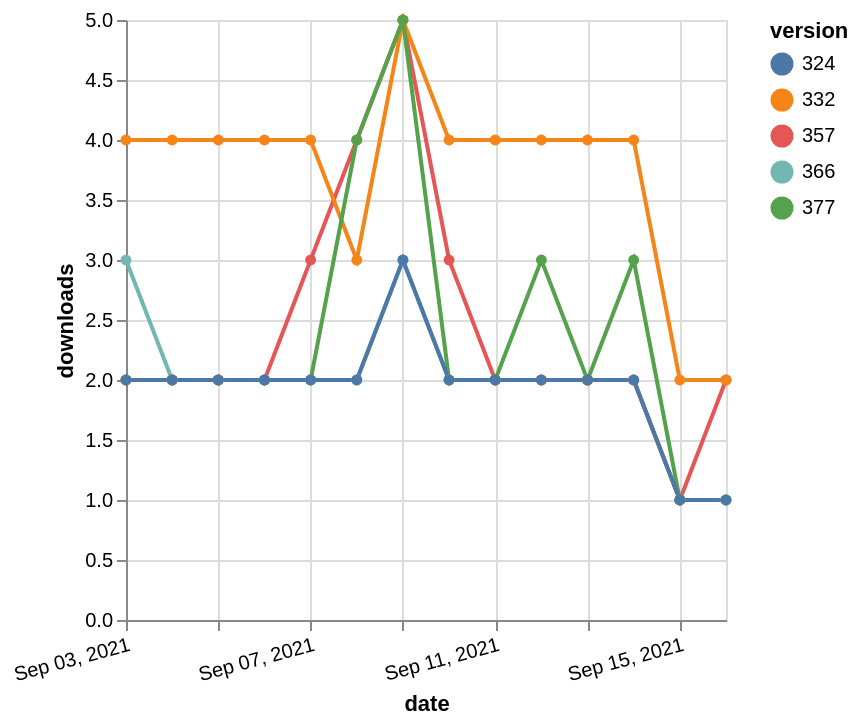

The Vega-Lite source for this figure:
### Vega-Lite specification from a JSON file in a GitHub repository (floating-point values rounded to 4 significant figures)
{"$schema": "https://vega.github.io/schema/vega-lite/v5.json", "description": "A simple bar chart with embedded data.", "data": {"values": [{"date": "2021-09-03", "total": 2309, "delta": 3, "version": "366"}, {"date": "2021-09-04", "total": 2311, "delta": 2, "version": "366"}, {"date": "2021-09-05", "total": 2313, "delta": 2, "version": "366"}, {"date": "2021-09-06", "total": 2315, "delta": 2, "version": "366"}, {"date": "2021-09-07", "total": 2317, "delta": 2, "version": "366"}, {"date": "2021-09-08", "total": 2319, "delta": 2, "version": "366"}, {"date": "2021-09-09", "total": 2322, "delta": 3, "version": "366"}, {"date": "2021-09-10", "total": 2324, "delta": 2, "version": "366"}, {"date": "2021-09-11", "total": 2326, "delta": 2, "version": "366"}, {"date": "2021-09-12", "total": 2328, "delta": 2, "version": "366"}, {"date": "2021-09-13", "total": 2330, "delta": 2, "version": "366"}, {"date": "2021-09-14", "total": 2332, "delta": 2, "version": "366"}, {"date": "2021-09-15", "total": 2333, "delta": 1, "version": "366"}, {"date": "2021-09-16", "total": 2334, "delta": 1, "version": "366"}, {"date": "2021-09-03", "total": 2896, "delta": 2, "version": "357"}, {"date": "2021-09-04", "total": 2898, "delta": 2, "version": "357"}, {"date": "2021-09-05", "total": 2900, "delta": 2, "version": "357"}, {"date": "2021-09-06", "total": 2902, "delta": 2, "version": "357"}, {"date": "2021-09-07", "total": 2905, "delta": 3, "version": "357"}, {"date": "2021-09-08", "total": 2909, "delta": 4, "version": "357"}, {"date": "2021-09-09", "total": 2914, "delta": 5, "version": "357"}, {"date": "2021-09-10", "total": 2917, "delta": 3, "version": "357"}, {"date": "2021-09-11", "total": 2919, "delta": 2, "version": "357"}, {"date": "2021-09-12", "total": 2921, "delta": 2, "version": "357"}, {"date": "2021-09-13", "total": 2923, "delta": 2, "version": "357"}, {"date": "2021-09-14", "total": 2925, "delta": 2, "version": "357"}, {"date": "2021-09-15", "total": 2926, "delta": 1, "version": "357"}, {"date": "2021-09-16", "total": 2928, "delta": 2, "version": "357"}, {"date": "2021-09-03", "total": 4907, "delta": 4, "version": "332"}, {"date": "2021-09-04", "total": 4911, "delta": 4, "version": "332"}, {"date": "2021-09-05", "total": 4915, "delta": 4, "version": "332"}, {"date": "2021-09-06", "total": 4919, "delta": 4, "version": "332"}, {"date": "2021-09-07", "total": 4923, "delta": 4, "version": "332"}, {"date": "2021-09-08", "total": 4926, "delta": 3, "version": "332"}, {"date": "2021-09-09", "total": 4931, "delta": 5, "version": "332"}, {"date": "2021-09-10", "total": 4935, "delta": 4, "version": "332"}, {"date": "2021-09-11", "total": 4939, "delta": 4, "version": "332"}, {"date": "2021-09-12", "total": 4943, "delta": 4, "version": "332"}, {"date": "2021-09-13", "total": 4947, "delta": 4, "version": "332"}, {"date": "2021-09-14", "total": 4951, "delta": 4, "version": "332"}, {"date": "2021-09-15", "total": 4953, "delta": 2, "version": "332"}, {"date": "2021-09-16", "total": 4955, "delta": 2, "version": "332"}, {"date": "2021-09-03", "total": 2110, "delta": 2, "version": "377"}, {"date": "2021-09-04", "total": 2112, "delta": 2, "version": "377"}, {"date": "2021-09-05", "total": 2114, "delta": 2, "version": "377"}, {"date": "2021-09-06", "total": 2116, "delta": 2, "version": "377"}, {"date": "2021-09-07", "total": 2118, "delta": 2, "version": "377"}, {"date": "2021-09-08", "total": 2122, "delta": 4, "version": "377"}, {"date": "2021-09-09", "total": 2127, "delta": 5, "version": "377"}, {"date": "2021-09-10", "total": 2129, "delta": 2, "version": "377"}, {"date": "2021-09-11", "total": 2131, "delta": 2, "version": "377"}, {"date": "2021-09-12", "total": 2134, "delta": 3, "version": "377"}, {"date": "2021-09-13", "total": 2136, "delta": 2, "version": "377"}, {"date": "2021-09-14", "total": 2139, "delta": 3, "version": "377"}, {"date": "2021-09-15", "total": 2140, "delta": 1, "version": "377"}, {"date": "2021-09-16", "total": 2141, "delta": 1, "version": "377"}, {"date": "2021-09-03", "total": 2620, "delta": 2, "version": "324"}, {"date": "2021-09-04", "total": 2622, "delta": 2, "version": "324"}, {"date": "2021-09-05", "total": 2624, "delta": 2, "version": "324"}, {"date": "2021-09-06", "total": 2626, "delta": 2, "version": "324"}, {"date": "2021-09-07", "total": 2628, "delta": 2, "version": "324"}, {"date": "2021-09-08", "total": 2630, "delta": 2, "version": "324"}, {"date": "2021-09-09", "total": 2633, "delta": 3, "version": "324"}, {"date": "2021-09-10", "total": 2635, "delta": 2, "version": "324"}, {"date": "2021-09-11", "total": 2637, "delta": 2, "version": "324"}, {"date": "2021-09-12", "total": 2639, "delta": 2, "version": "324"}, {"date": "2021-09-13", "total": 2641, "delta": 2, "version": "324"}, {"date": "2021-09-14", "total": 2643, "delta": 2, "version": "324"}, {"date": "2021-09-15", "total": 2644, "delta": 1, "version": "324"}, {"date": "2021-09-16", "total": 2645, "delta": 1, "version": "324"}]}, "width": "container", "mark": {"type": "line", "point": {"filled": true}}, "encoding": {"x": {"field": "date", "type": "temporal", "timeUnit": "yearmonthdate", "title": "date", "axis": {"labelAngle": -15}}, "y": {"field": "delta", "type": "quantitative", "title": "downloads"}, "color": {"field": "version", "type": "nominal"}, "tooltip": {"field": "delta"}}}
